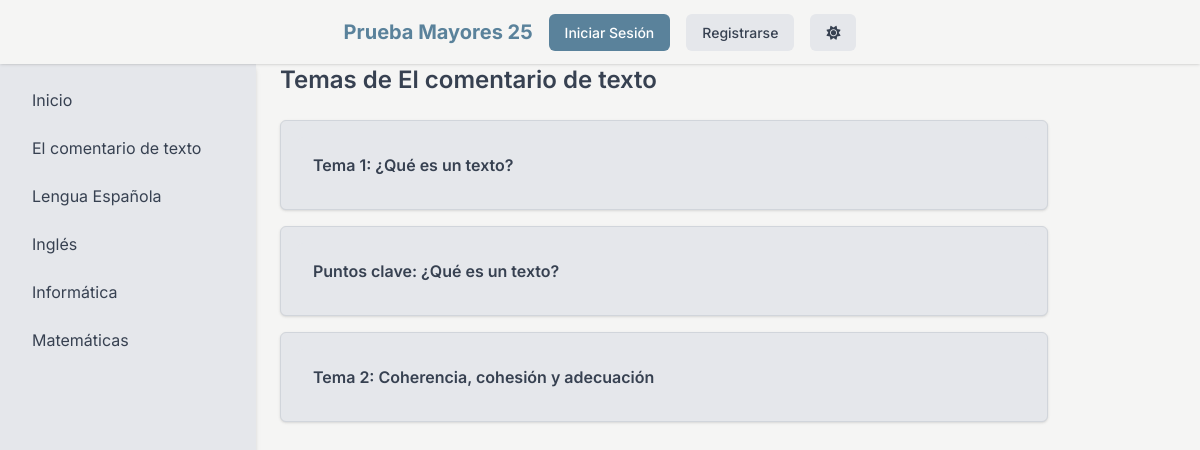
/asignatura/1/temas, run on an earlier commit of the app's database.
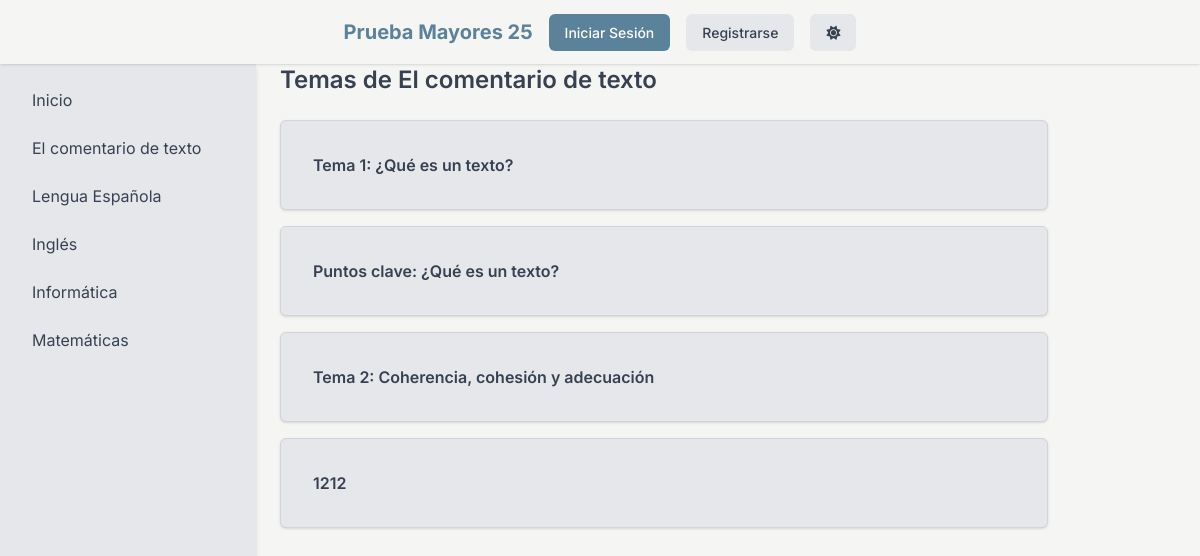
And on a later commit of the database.
### tables this page shows
CREATE TABLE asignaturas (
                id INTEGER PRIMARY KEY AUTOINCREMENT,
                nombre TEXT NOT NULL UNIQUE,
                descripcion TEXT
            );

CREATE TABLE temas (
                id INTEGER PRIMARY KEY AUTOINCREMENT,
                asignatura_id INTEGER,
                usuario_id INTEGER,
                titulo TEXT NOT NULL,
                contenido TEXT NOT NULL,
                es_fijo INTEGER NOT NULL DEFAULT 0,
                UNIQUE(asignatura_id, titulo),
                FOREIGN KEY (asignatura_id) REFERENCES asignaturas(id),
                FOREIGN KEY (usuario_id) REFERENCES usuarios(id)
            );

### app.py (the view)
@app.route("/asignatura/<int:asignatura_id>/temas")
def mostrar_temas(asignatura_id):
    with closing(get_db_connection()) as conn:
        asignatura_row = conn.execute(
            "SELECT id, nombre FROM asignaturas WHERE id = ?", (asignatura_id,)
        ).fetchone()
        if not asignatura_row:
            return redirect(url_for("index"))
        asignatura = dict(asignatura_row)
        temas = [
            dict(row)
            for row in conn.execute(
                "SELECT id, titulo, contenido, usuario_id, es_fijo FROM temas WHERE asignatura_id = ? ORDER BY id ASC",
                (asignatura_id,),
            ).fetchall()
        ]
    return render_template(
        "temas.html",
        asignatura=asignatura,
        temas=temas,
        asignaturas=fetch_asignaturas(),
        navbar_data=get_navbar_data(),
    )

### app.py (called while the page is built)
def fetch_asignaturas():
    with closing(get_db_connection()) as conn:
        return [
            dict(row)
            for row in conn.execute(
                "SELECT id, nombre, descripcion FROM asignaturas"
            ).fetchall()
        ]

def get_navbar_data():
    return {
        "is_authenticated": current_user.is_authenticated,
        "username": current_user.username if current_user.is_authenticated else None,
        "dark_mode": session.get("dark_mode", False),
    }

### init_db.py (called while the page is built)
def get_db_connection():
    db_path = os.path.join(current_app.root_path, "instance", "database.db")
    conn = sqlite3.connect(db_path, check_same_thread=False)
    conn.row_factory = sqlite3.Row
    return conn

### templates/temas.html (shortened to what this page needs)
<!DOCTYPE html>
<html lang="es" data-theme="{{ 'dark' if navbar_data.dark_mode else 'light' }}">
<head>
    <link rel="stylesheet" href="https://cdnjs.cloudflare.com/ajax/libs/font-awesome/6.5.1/css/all.min.css">
    <script src="https://cdn.tailwindcss.com"></script>
    <link rel="stylesheet" href="{{ url_for('static', filename='css/style.css') }}">
</head>
<body>
    {% include '_navbar.html' %}
    {% include '_sidebar.html' %}
    <main class="content">
        <div class="flex justify-between items-center mb-6">
            <h1 class="text-2xl font-semibold">Temas de {{ asignatura['nombre'] }}</h1>
        </div>
        {% if temas %}
        <div class="space-y-4 max-w-3xl">
            {% for tema in temas %}
            {% include '_tema_item.html' %}
            {% endfor %}
        </div>
        {% else %}
        <div class="card">
            <p class="text-sm">No hay temas disponibles.</p>
        </div>
        {% endif %}
    </main>
</body>
</html>

### templates/_navbar.html (shortened to what this page needs)
<nav class="navbar">
    <div class="navbar-container">
        <a href="{{ url_for('index') }}" class="navbar-brand">Prueba Mayores 25</a>
        <div class="navbar-menu">
            {% if navbar_data.is_authenticated %}
            <span class="text-sm font-medium">Hola, {{ navbar_data.username }}</span>
            <a href="{{ url_for('logout') }}" class="navbar-btn navbar-btn-secondary">Cerrar Sesión</a>
            {% else %}
            <a href="{{ url_for('login') }}" class="navbar-btn navbar-btn-primary">Iniciar Sesión</a>
            <a href="{{ url_for('register') }}" class="navbar-btn navbar-btn-secondary">Registrarse</a>
            {% endif %}
            <form method="POST" action="{{ url_for('toggle_theme') }}">
                <button type="submit" class="navbar-btn navbar-btn-secondary" title="Cambiar tema">
                    <i class="fas fa-{{ 'moon' if navbar_data.dark_mode else 'sun' }}"></i>
                </button>
            </form>
        </div>
    </div>
</nav>

### templates/_sidebar.html
<aside class="sidebar">
    <ul>
        <li><a href="{{ url_for('index') }}">Inicio</a></li>
        {% for asignatura in asignaturas %}
        <li><a href="{{ url_for('mostrar_asignatura', asignatura_id=asignatura['id']) }}">{{ asignatura['nombre'] }}</a>
        </li>
        {% endfor %}
    </ul>
</aside>

### templates/_tema_item.html (shortened to what this page needs)
<div class="card">
    {% set tema_id = 'tema-' ~ tema['id'] %}
    <button
        class="w-full text-left p-4 font-semibold bg-[var(--secondary-bg)] rounded-t-md hover:bg-[var(--accent)] hover:text-white transition-colors duration-200"
        onclick="toggleTema(this.nextElementSibling, '{{ tema_id }}')">
        {{ tema['titulo'] }}
    </button>
</div>

### static/css/style.css (style rules this page uses)
:root { --primary-bg: #f5f5f4; --primary-text: #374151; --secondary-bg: #e5e7eb; --accent: #5a829b; --accent-hover: #456e87; --border: #d1d5db; --shadow: rgba(0, 0, 0, 0.1); }
body { font-family: Inter, sans-serif; background-color: var(--primary-bg); color: var(--primary-text); transition: background-color .3s ease, color .3s ease; margin: 0; padding: 0; }
.navbar { position: fixed; top: 0; left: 0; width: 100%; z-index: 20; background-color: var(--primary-bg); box-shadow: 0 1px 3px 0 var(--shadow), 0 1px 2px -1px var(--shadow); padding: 1rem 2rem; height: 4rem; display: flex; align-items: center; }
.navbar-container { display: flex; align-items: center; justify-content: space-between; max-width: 80rem; margin-left: auto; margin-right: auto; }
.navbar-brand { font-size: 1.25rem; font-weight: 700; color: var(--accent); white-space: nowrap; overflow: hidden; text-overflow: ellipsis; }
.navbar-menu { display: flex; align-items: center; margin-left: auto; }
.navbar-menu>* { margin-left: 1rem; }
.navbar-btn { padding: .5rem 1rem; border-radius: .375rem; font-weight: 500; font-size: .875rem; transition: background-color .2s ease-in-out, color .2s ease-in-out; }
.navbar-btn-primary { background-color: var(--accent); color: #fff; }
.navbar-btn-secondary { background-color: var(--secondary-bg); color: var(--primary-text); }
.sidebar { position: fixed; top: 4rem; left: 0; width: 16rem; height: calc(100vh - 4rem); background-color: var(--secondary-bg); box-shadow: 0 4px 6px -1px var(--shadow), 0 2px 4px -1px var(--shadow); transform: translateX(-100%); transition: transform .3s ease-in-out; }
.sidebar ul { padding: 1rem; display: flex; flex-direction: column; gap: .5rem; list-style: none; margin: 0; }
.sidebar li a { display: block; padding: .5rem 1rem; border-radius: .375rem; color: var(--primary-text); text-decoration: none; transition: background-color .2s ease-in-out, color .2s ease-in-out; }
.content { margin-left: 0; padding-top: 4rem; padding-left: 1.5rem; padding-right: 1.5rem; min-height: 100vh; transition: margin-left .3s ease-in-out; }
@media (min-width: 769px) { .content { margin-left: 16rem; } }
@media (min-width: 769px) { .sidebar { transform: translateX(0); } }
.card { background-color: var(--secondary-bg); padding: 1rem; border-radius: .375rem; box-shadow: 0 1px 3px 0 var(--shadow), 0 1px 2px -1px var(--shadow); border: 1px solid var(--border); }

What changed in the data, as far as the page shows it:
added temas: titulo "1212"
